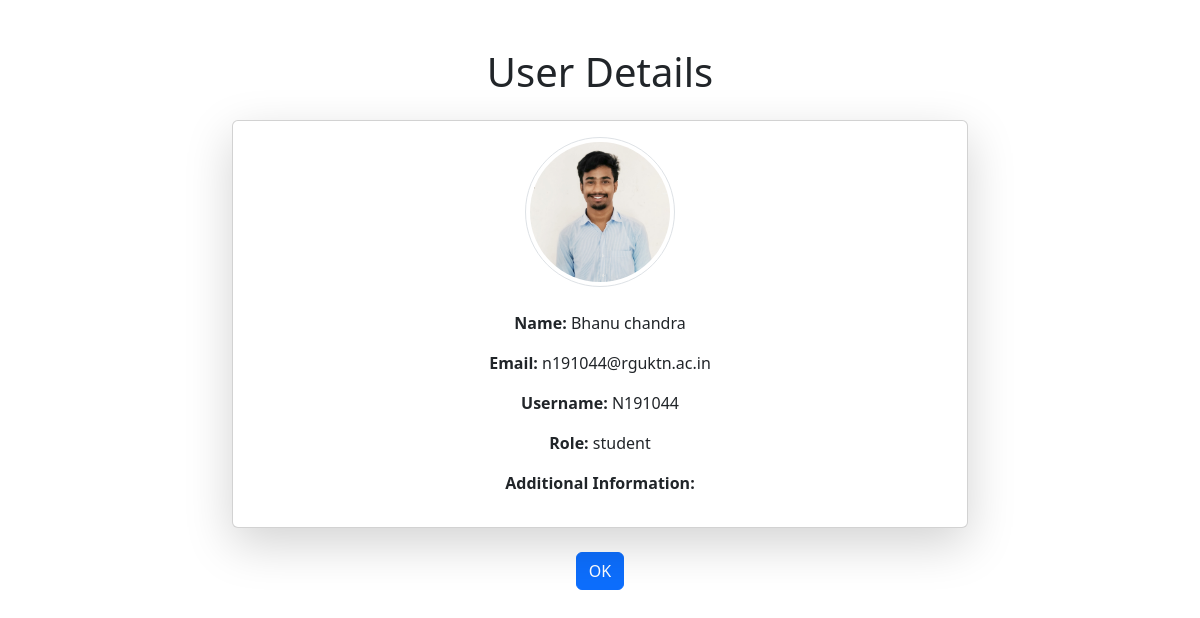
Screenshot of /security/user-details/n191044@rguktn.ac.in/ (signed in) with the database file from the repository.
### authentication/models.py (models this page shows, shortened)
class CustomUser(AbstractUser):
    email = models.EmailField()
    role = models.CharField(max_length=50, choices=ROLE_CHOICE)
    hostel = models.CharField(max_length=2, choices=HOSTEL_CHOICES, null=True, blank=True)
    profile_image = models.ImageField(upload_to='student_images/', null=True, blank=True)

### security/views.py (the view)
# urls.py: path('user-details/<str:email>/', views.user_details, name='user_details'),
@login_required
def user_details(request, email):
    try:
        user = customuser.objects.get(email=email)
    except customuser.DoesNotExist:
        return redirect('qr_code_scanner')
    additional_info = request.GET.get('additional_info', '')  # Fetch additional_info from query parameter
    return render(request, 'user_details.html', {'user': user, 'additional_info': additional_info})

### security/templates/user_details.html (shortened to what this page needs)
{% load static %}
<!DOCTYPE html>
<html lang="en">
<head>
    <link href="https://cdn.jsdelivr.net/npm/bootstrap@5.3.3/dist/css/bootstrap.min.css" rel="stylesheet">
</head>
<body>
    <div class="container mt-5">
        <h1 class="text-center mb-4">User Details</h1>
        <div class="row justify-content-center">
            <div class="col-md-8">
                <div class="card shadow-lg">
                    <div class="card-body text-center">
                        {% if user.profile_image %}
                            <img src="{{ user.profile_image.url }}" alt="Profile Image" class="img-thumbnail mb-4" style="width: 150px; height: 150px; object-fit: cover; border-radius: 50%;">
                        {% else %}
                            <p class="text-muted">No profile image available</p>
                        {% endif %}
                        <div class="text-left">
                            <p><strong>Name:</strong> {{ user.first_name }} {{ user.last_name }}</p>
                            <p><strong>Email:</strong> {{ user.email }}</p>
                            <p><strong>Username:</strong> {{ user.username }}</p>
                            <p><strong>Role:</strong> {{ user.role }}</p>
                            <p><strong>Additional Information:</strong> </p>
                        </div>
                    </div>
                </div>
                <div class="d-flex justify-content-center mt-4">
                    <a href="{% url 'qr_code_scanner' %}" class="btn btn-primary">OK</a>
                </div>
            </div>
        </div>
    </div>
</body>
</html>

### rows the page displays
CustomUser: profile_image (picture), first_name "Bhanu", last_name "chandra", email "n191044@rguktn.ac.in", username "N191044", role "student"
